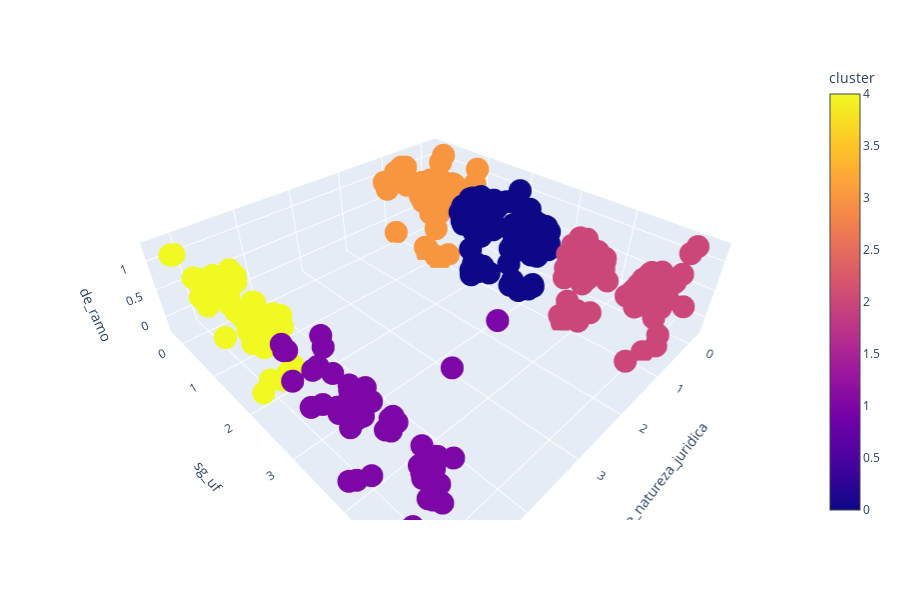

Notebook cell for this chart:
### Code cell
import plotly.express as px
fig = px.scatter_3d(p1enc, x='de_natureza_juridica', y='sg_uf', z='de_ramo', color = 'cluster')
fig.show()

### Figure 1 — Plotly figure (JSON) as saved in the notebook; plotly's stock layout.template omitted (floating-point values rounded to 4 significant figures; data arrays with more than 128 entries replaced by an {"elided": "..."} marker saying what was removed)
{"data": [{"hoverlabel": {"namelength": 0}, "hovertemplate": "de_natureza_juridica=%{x}<br>sg_uf=%{y}<br>de_ramo=%{z}<br>cluster=%{marker.color}", "legendgroup": "", "marker": {"color": {"elided": "555 int values"}, "coloraxis": "coloraxis", "symbol": "circle"}, "mode": "markers", "name": "", "scene": "scene", "showlegend": false, "type": "scatter3d", "x": {"elided": "555 float values"}, "y": {"elided": "555 float values"}, "z": {"elided": "555 float values"}}], "layout": {"coloraxis": {"colorbar": {"title": {"text": "cluster"}}, "colorscale": [[0, "#0d0887"], [0.1111, "#46039f"], [0.2222, "#7201a8"], [0.3333, "#9c179e"], [0.4444, "#bd3786"], [0.5556, "#d8576b"], [0.6667, "#ed7953"], [0.7778, "#fb9f3a"], [0.8889, "#fdca26"], [1, "#f0f921"]]}, "height": 600, "legend": {"tracegroupgap": 0}, "margin": {"t": 60}, "scene": {"domain": {"x": [0, 0.98], "y": [0, 1]}, "xaxis": {"title": {"text": "de_natureza_juridica"}}, "yaxis": {"title": {"text": "sg_uf"}}, "zaxis": {"title": {"text": "de_ramo"}}}}}
